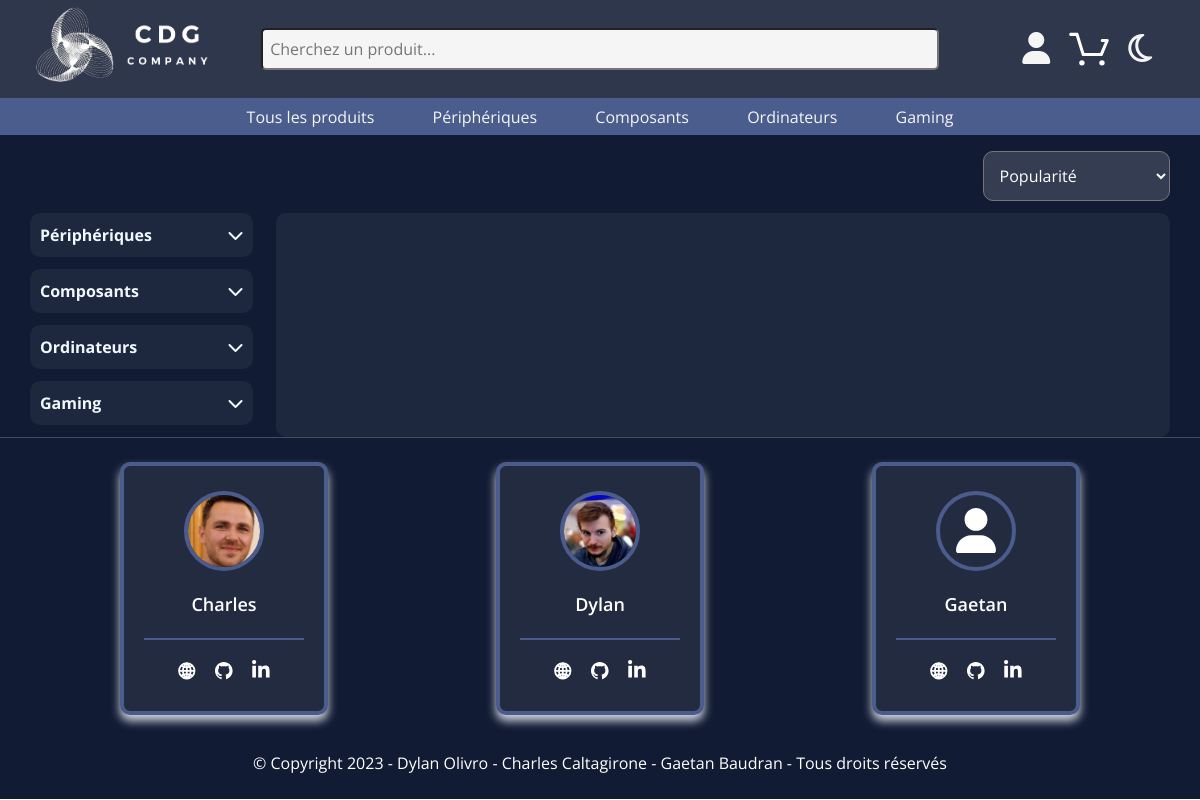
/php/itemFilter.php, run on the app's committed database.
### tables this page shows
CREATE TABLE IF NOT EXISTS `category` (
  `id` int NOT NULL AUTO_INCREMENT,
  `name` varchar(255) NOT NULL,
  `id_parent` int NOT NULL,
  PRIMARY KEY (`id`)
);

### php/include/required.php (called while the page is built, shortened)
<?php
function getURL()
{
    if (isset($_SERVER['HTTPS']) && $_SERVER['HTTPS'] === 'on')
        $url = "https";
    else {
        $url = "http";
    }
    $url .= "://";
    $url .= $_SERVER['HTTP_HOST'];
    $url .= $_SERVER['REQUEST_URI'];
    $splitURL = explode('boutique-en-ligne', $url);
    $splitURL2 = explode('/', $splitURL[1]);
    return [$splitURL, $splitURL2];
}

### php/itemFilter.php (the view, shortened to what this page needs)
<?php
require_once('./include/required.php');
?>
<!DOCTYPE html>
<html lang="en">
<head>
    <?php require_once('./include/head.php'); ?>
    <link rel="stylesheet" href="../css/itemFilter.css">
</head>
<body>
    <?php require_once('./include/header.php'); ?>
    <main>
        <div id="container">
            <div class="tri">
                <form action="" method="get" class="triForm">
                    <select name="triSelect" id="triSelect">
                        <option value="Popularité">Popularité</option>
                    </select>
                </form>
            </div>
            <div class="catAndItems">
                <form action="" method="get">
                    <div id="filterDiv">
                        <?php
                        foreach ($resultCategoryParent as $key) {
                        ?>
                            <div class="categoryParentDiv" data-parent-id="<?= $key->id; ?>">
                                <ul>
                                    <li class="resultParent dropdown-toggle" id="<?= $key->id; ?>">
                                        <span class="categoryParentName" id="<?= $key->id; ?>"><?= $key->name; ?></span>
                                        <span class="chevronCat" id="<?= $key->id; ?>"><i class="chevronCatIcon fa-solid fa-chevron-down" id="chevronCatIcon"></i></span>
                                    </li>
                                </ul>
                            </div>
                        <?php
                        }
                        ?>
                    </div>
                </form>
                <div id="allItems">
                </div>
            </div>
        </div>
    </main>
    <?php require_once('./include/footer.php') ?>
</body>
</html>

### php/include/header.php (shortened to what this page needs)
<?php
$returnCategoryParent = $bdd->prepare('SELECT * FROM category WHERE id_parent = 0');
$returnCategoryParent->execute();
$resultCategoryParent = $returnCategoryParent->fetchAll(PDO::FETCH_OBJ);
if (getURL()[0][1] === '/index.php' || getURL()[0][1] === '/') {
    includeHeader($bdd, './', './php/', './');
} else {
    if (getURL()[1][2] === 'user') {
        includeHeader($bdd, '../../', '../', '../../');
    } else {
        includeHeader($bdd, '../', './', '../');
    }
}
function includeHeader($bdd, $index, $url, $image)
{
    $returnCategoryParent = $bdd->prepare('SELECT * FROM category WHERE id_parent = 0');
    $returnCategoryParent->execute();
    $resultCategoryParent = $returnCategoryParent->fetchAll(PDO::FETCH_OBJ);
?>
    <header id="allHeader">
        <div class="sectionNav" id="sectionNav">
            <nav class="navTop">
                <div class="logo">
                    <a href="<?= $index ?>index.php">
                        <img src="<?= $image ?>assets/logo-blanc.png" id="logoImg" alt="">
                    </a>
                </div>
                <div class="searchBarDiv">
                    <form action="" method="get" role="search">
                        <input type="text" id="searchBar" name="searchBar" type="text" placeholder="Cherchez un produit..." aria-label="Search" autocomplete="off">
                    </form>
                </div>
                <div class="iconNavDiv">
                    <span class="iconNav userIcon">
                        <?= isset($_SESSION['user']) && (int)$_SESSION['user']->user_role !== 0 ? '<i class="fa-solid fa-user-gear"></i>' : '<i class="fa-solid fa-user"></i>';
                        ?>
                    </span>
                    <span id="cartSpan" class="iconNav cartSpan">
                        <a href="<?= $url ?>cartPage.php">
                        </a>
                    </span>
                    <span class="iconNav" id="darkMode" onclick="themeToggle()"><i class="fa-regular fa-moon" id="darkModeIcon"></i></span>
                </div>
            </nav>
        </div>
        <nav class="categoriesNav" id="categoriesNav">
            <div class="categoriesUlDiv" id="categoriesUlDiv">
                <ul class="categoriesUl">
                    <li class="">
                        <a href="<?= $url ?>itemFilter.php" class="">Tous les produits</a>
                    </li>
                    <?php
                    foreach ($resultCategoryParent as $key) {
                    ?>
                        <li class="dropdown" id="">
                            <a class="" href="<?= $url ?>itemFilter.php?categoryParent=<?= $key->id ?>" role="button" data-bs-toggle="" aria-expanded="false">
                                <?= htmlspecialchars($key->name); ?>
                            </a>
                        </li>
                    <?php
                    }
                    ?>
                </ul>
            </div>
        </nav>
    </header>
<?php
}

### css/header.css (style rules this page uses)
:root { --background-color: #111b33; --section-color: #1d273d; --div-color: #232b41; --nav-color: #2f374c; --border-color: #444b5d; --input-color: #343d51; --button-color: #0091ee; --text-input-color: #90949b; --price-color: #f75b5b; --stock-color: #38b76e; --stockLimite-color: #ea8013; --main-color: #005078; --second-color: #007cb8; }
* { margin: 0; padding: 0; box-sizing: border-box; font-family: "Open Sans", sans-serif; }
html { scroll-behavior: smooth; }
body { line-height: 1.5; }
i, button { cursor: pointer; }
button, input, optgroup, select, textarea { margin: 0; font-family: inherit; font-size: inherit; line-height: inherit; }
#allHeader { color: whitesmoke; }
#allHeader a { color: whitesmoke; }
main { max-width: 1920px; margin: auto; background-color: var(--background-color); display: flex; flex-direction: column; align-items: center; }
.iconNavDiv { display: flex; align-items: center; width: 20%; justify-content: end; }
.iconNav { padding: 7px; cursor: pointer; }
#logoImg { height: 80px; }
.logo { width: 20%; }
.sectionNav { display: flex; justify-content: center; width: 100%; background-color: var(--nav-color); padding: 0.5%; }
.navTop { width: 95%; display: flex; justify-content: space-between; align-items: center; }
#searchBar { width: 100%; border-radius: 5px; padding: 1%; background-color: whitesmoke; }
.navTop i, .iconBurger { font-size: 2em; padding: 0 5px; }
.navTop a { color: #000; }
.dropdown { position: relative; display: inline-block; }
.categoriesUl li { padding: 0.5%; list-style: none; }
.categoriesUl a { text-decoration: none; color: white; }
.categoriesNav { background-color: #4b5d8d; width: 100%; display: flex; justify-content: center; }
.categoriesUlDiv { width: 60%; }
.searchBarDiv { width: 60%; position: relative; }
#cartSpan { position: relative; padding-bottom: 0; }
#cart-icon { width: 2.5em; }
.categoriesUl { display: flex; justify-content: space-between; padding: 3px; }
.userIcon { position: relative; display: inline-block; }

### css/itemFilter.css (style rules this page uses)
#container { display: flex !important; flex-direction: column; width: 95%; }
.tri { margin-top: 1em; }
.triForm { display: flex; justify-content: end; }
#triSelect, #triCategories { border-radius: 10px; outline: none; height: 50px; background-color: var(--input-color); color: #fff; padding: 0 1%; }
.catAndItems { display: flex; gap: 2%; margin-top: 1%; }
.catAndItems form { width: 20%; }
#filterDiv { color: aliceblue; border-color: rgb(0, 0, 0); border-radius: 10px; }
.categoryParentDiv { margin-bottom: 12px !important; padding: 10px !important; border-radius: 10px; background-color: var(--section-color); }
.categoryParentDiv li { list-style: none; }
.resultParent { display: flex; justify-content: space-between; cursor: pointer; }
.categoryParentName { font-weight: bold; list-style: none; }
#allItems { width: 80%; background-color: var(--section-color); border-radius: 10px; }

### data on the page
category: name "Périphériques"
category: name "Composants"
category: name "Ordinateurs"
category: name "Gaming"
